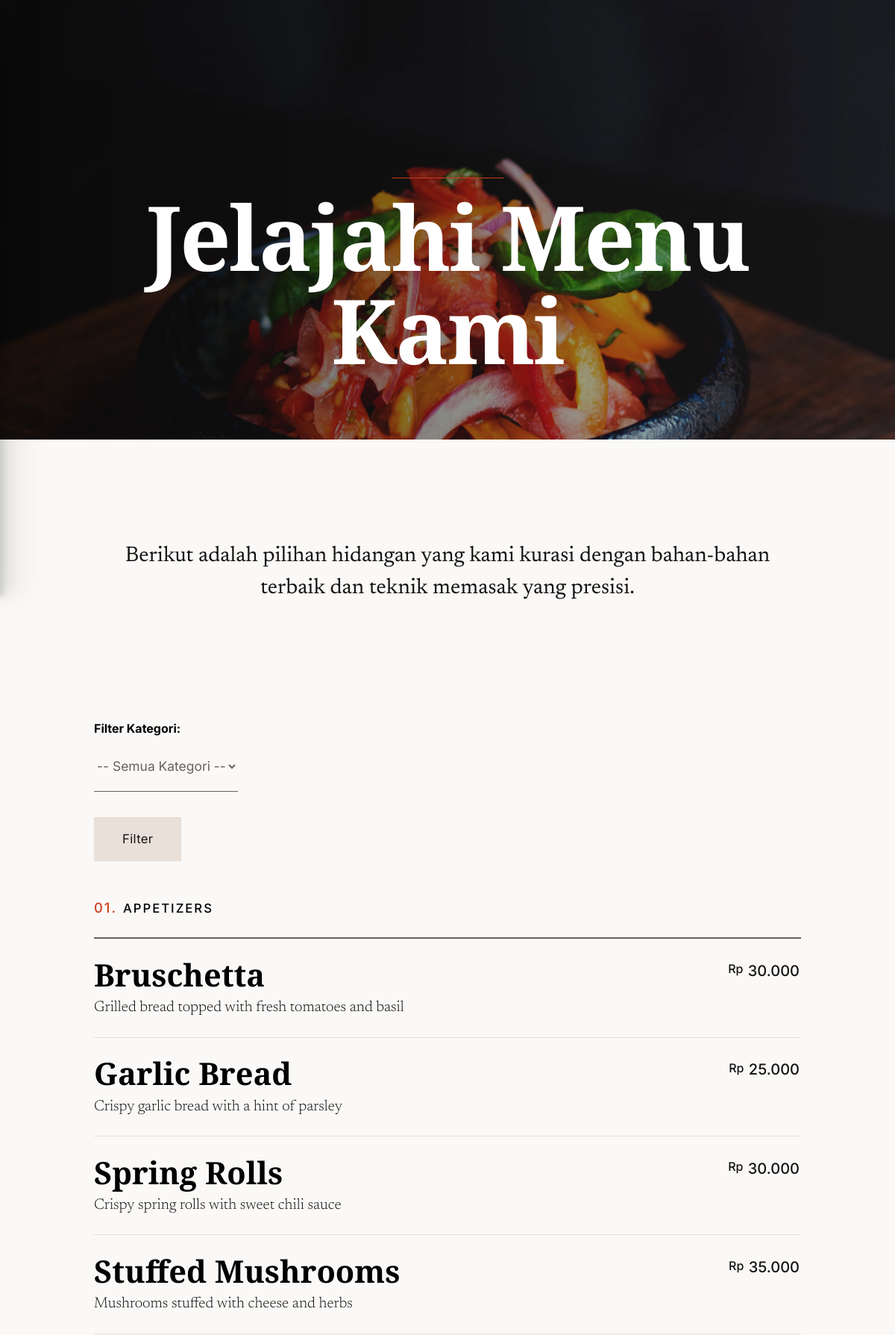
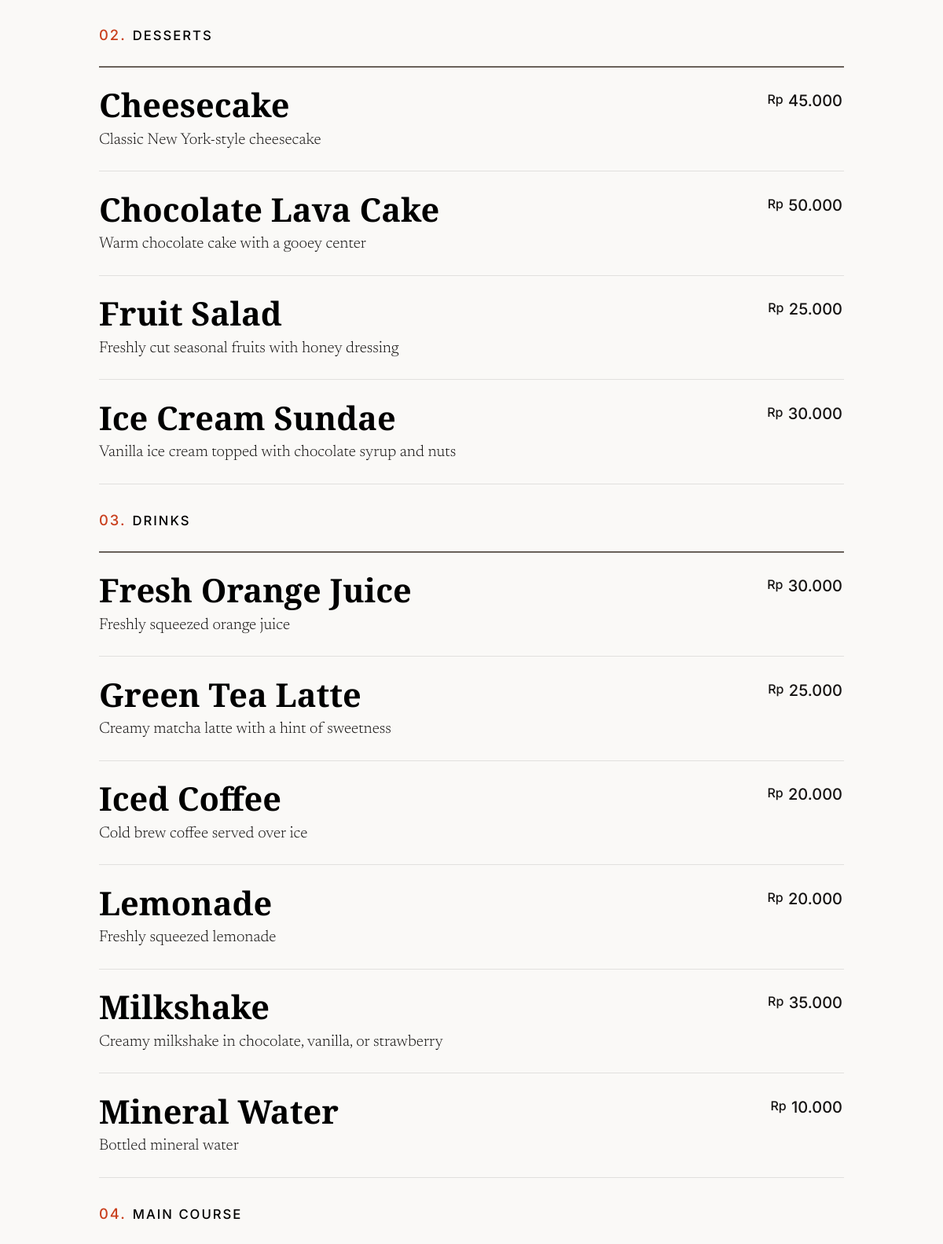
The app's page /customer/menu.php (upper part) with its own data (2 pictures, top to bottom).
### tables this page shows
CREATE TABLE `menu` (
  `id` int(11) NOT NULL,
  `name` varchar(100) DEFAULT NULL,
  `price` decimal(10,2) DEFAULT NULL,
  `description` text DEFAULT NULL,
  `created_at` timestamp NOT NULL DEFAULT current_timestamp(),
  `category_id` int(11) DEFAULT NULL
);

### customer/menu.php (the view, shortened to what this page needs)
<?php
include '../config/database.php';
include '../includes/header.php';
$sql = "
    SELECT categories.id AS category_id, categories.name AS category_name,
           menu.name AS menu_name, menu.price, menu.description
    FROM categories
    LEFT JOIN menu ON categories.id = menu.category_id
";
$sql .= "ORDER BY categories.name, menu.name";
$result = $conn->query($sql);
$menu_by_category = [];
if ($result->num_rows > 0) {
    while ($row = $result->fetch_assoc()) {
        $menu_by_category[$row['category_name']][] = $row;
    }
}
?>
<article class="s-content">
    <section class="s-pageheader pageheader" style="background-image:url(../assets/images/pageheader/pageheader-menu-bg-3000.jpg)">
        <div class="row">
            <div class="column xl-12 s-pageheader__content">
                <h1 class="page-title">
                    Jelajahi Menu Kami
                </h1>
            </div>
        </div>
    </section>
    <section class="s-pagecontent pagecontent">
        <div class="row width-narrower pageintro text-center">
            <div class="column xl-12">
                <p class="lead">
                Berikut adalah pilihan hidangan yang kami kurasi dengan
                bahan-bahan terbaik dan teknik memasak yang presisi.
                </p>
            </div>
        </div>
        <div class="row width-narrower mb-4">
            <div class="column xl-12">
                <form method="GET" action="" class="d-flex justify-content-center align-items-center">
                    <label for="category_id" class="form-label me-2">Filter Kategori:</label>
                    <select id="category_id" name="category_id" class="form-select w-auto me-2">
                        <option value="">-- Semua Kategori --</option>
                    </select>
                    <button type="submit" class="btn btn-primary">Filter</button>
                </form>
            </div>
        </div>
        <div class="row width-narrower content-block">
            <div class="column xl-12">
                <div class="menu-block">
                    <div class="menu-block__group">
                        <?php if (!empty($menu_by_category)): ?>
                            <?php foreach ($menu_by_category as $category_name => $menus): ?>
                                <h2 class="h6 menu-block__cat-name"><?= htmlspecialchars($category_name) ?></h2>
                                <ul class="menu-list">
                                    <?php foreach ($menus as $menu): ?>
                                    <li class="menu-list__item">
                                        <div class="menu-list__item-desc">
                                            <h4><?= htmlspecialchars($menu['menu_name']) ?></h4>
                                            <p>
                                                <?= htmlspecialchars($menu['description']) ?>
                                            </p>
                                        </div>
                                        <div class="menu-list__item-price">
                                            <span>Rp</span>
                                            <?= number_format($menu['price'], 0, ',', '.') ?>
                                        </div>
                                    </li>
                                    <?php endforeach; ?>
                                </ul>
                            <?php endforeach; ?>
                        <?php else: ?>
                            <p class="text-center">Tidak ada menu yang ditemukan.</p>
                        <?php endif; ?>
                    </div>
                </div>
            </div>
        </div>
    </section>
</article>
<?php include '../includes/footer.php';  ?>

### includes/header.php (style rules this page uses)
label { font-size: 16px; font-weight: bold; margin-bottom: 5px; display: block; }
form { margin-top: 20px; }

### records on screen
menu: name "Bruschetta", description "Grilled bread topped with fresh tomatoes and basil", price "30.000"
menu: name "Garlic Bread", description "Crispy garlic bread with a hint of parsley", price "25.000"
menu: name "Spring Rolls", description "Crispy spring rolls with sweet chili sauce", price "30.000"
menu: name "Stuffed Mushrooms", description "Mushrooms stuffed with cheese and herbs", price "35.000"
menu: name "Cheesecake", description "Classic New York-style cheesecake", price "45.000"
menu: name "Chocolate Lava Cake", description "Warm chocolate cake with a gooey center", price "50.000"
menu: name "Fruit Salad", description "Freshly cut seasonal fruits with honey dressing", price "25.000"
menu: name "Ice Cream Sundae", description "Vanilla ice cream topped with chocolate syrup and nuts", price "30.000"
menu: name "Fresh Orange Juice", description "Freshly squeezed orange juice", price "30.000"
menu: name "Green Tea Latte", description "Creamy matcha latte with a hint of sweetness", price "25.000"
menu: name "Iced Coffee", description "Cold brew coffee served over ice", price "20.000"
menu: name "Lemonade", description "Freshly squeezed lemonade", price "20.000"
menu: name "Milkshake", description "Creamy milkshake in chocolate, vanilla, or strawberry", price "35.000"
menu: name "Mineral Water", description "Bottled mineral water", price "10.000"

### other values on screen
$category_name "APPETIZERS"
$category_name "DESSERTS"
$category_name "DRINKS"
$category_name "MAIN COURSE"
